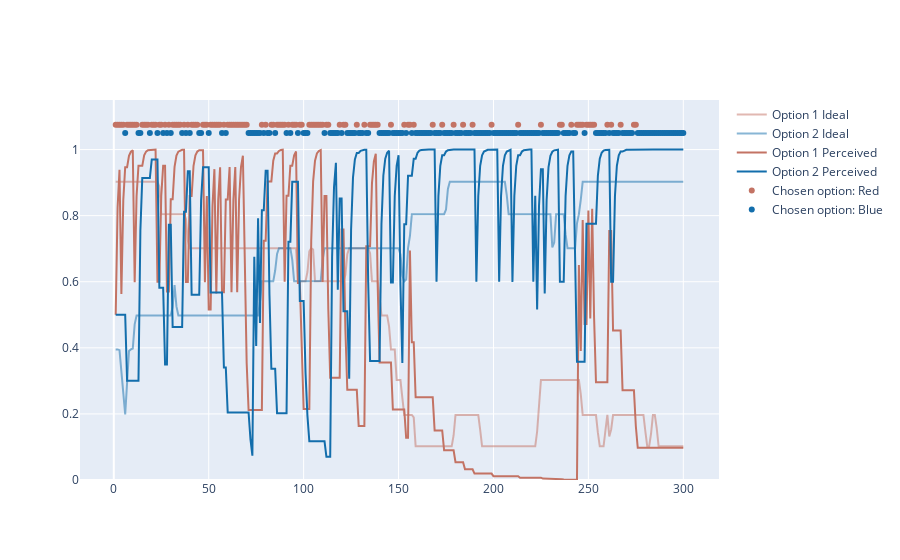
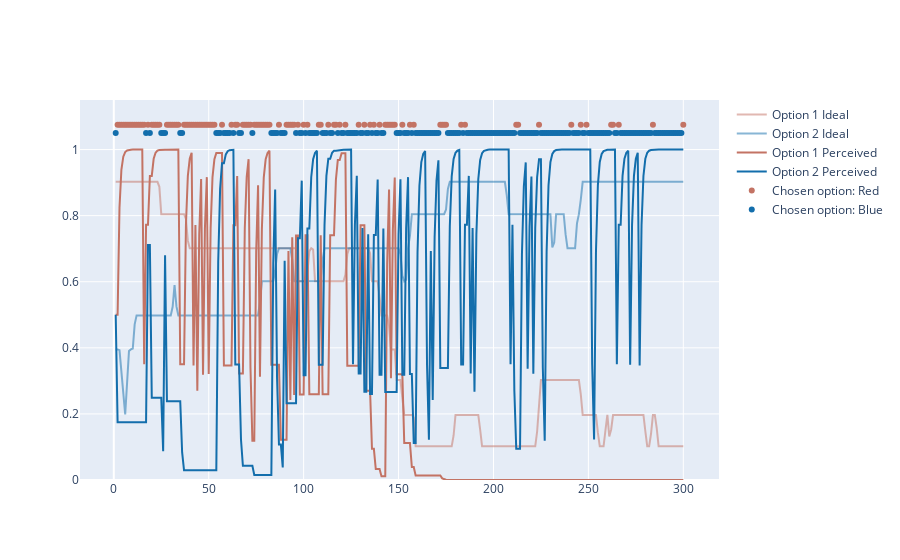

Write notebook code for charts like these, in order.
### Code cell
fig_before_wl = create_fig_of_RL_experiment(chosen_options_wl, q_table_wl, p_red, p_blue)
alpha_win = 0.65
alpha_lose = 0.4
beta_wl = 3
rng_wl = np.random.default_rng()
for step in range(max_steps):
    chosen_option, option_prob_value, unchosen_option = choose_option(step, beta_wl, rng_wl)
    reward = get_reward(option_prob_value, rng_wl)
    rewards_wl[step] = reward
    chosen_options_wl[step] = chosen_option
    if step+1 == max_steps:
        break
    if reward == 1:
        q_table_wl[chosen_option,step+1] = q_table_wl[chosen_option,step]+alpha_win*(reward - q_table_wl[chosen_option,step])
    else:
        q_table_wl[chosen_option,step+1] = q_table_wl[chosen_option,step]+alpha_lose*(reward - q_table_wl[chosen_option,step])
    q_table_wl[unchosen_option,step+1] = q_table_wl[unchosen_option,step]
fig_after_wl = create_fig_of_RL_experiment(chosen_options_wl, q_table_wl, p_red, p_blue)
fig_after_wl.show()
fig_before_wl.show()

### Figure 1 — Plotly figure (JSON) as saved in the notebook; plotly's stock layout.template omitted (floating-point values rounded to 4 significant figures; data arrays with more than 128 entries replaced by an {"elided": "..."} marker saying what was removed)
{"data": [{"line": {"color": "#C37364"}, "mode": "lines", "name": "Option 1 Ideal", "opacity": 0.5, "type": "scatter", "x": {"elided": "300 float values"}, "y": {"elided": "300 float values"}}, {"line": {"color": "#136EAC"}, "mode": "lines", "name": "Option 2 Ideal", "opacity": 0.5, "type": "scatter", "x": {"elided": "300 float values"}, "y": {"elided": "300 float values"}}, {"line": {"color": "#C37364"}, "mode": "lines", "name": "Option 1 Perceived", "opacity": 1, "type": "scatter", "x": {"elided": "300 float values"}, "y": {"elided": "300 float values"}}, {"line": {"color": "#136EAC"}, "mode": "lines", "name": "Option 2 Perceived", "opacity": 1, "type": "scatter", "x": {"elided": "300 float values"}, "y": {"elided": "300 float values"}}, {"marker": {"color": "#C37364", "size": 6}, "mode": "markers", "name": "Chosen option: Red", "type": "scatter", "x": [1, 2, 3, 4, 5, 7, 8, 9, 10, 11, 12, 15, 16, 17, 18, 20, 21, 22, 24, 25, 27, 29, 31, 32, 33, 34, 35, 37, 39, 41, 42, 43, 44, 47, 48, 49, 51, 52, 53, 54, 55, 56, 58, 60, 61, 62, 63, 64, 65, 66, 67, 68, 69, 70, 78, 80, 83, 84, 86, 87, 88, 89, 90, 92, 94, 95, 96, 98, 99, 103, 104, 105, 106, 107, 108, 109, 110, 112, 113, 119, 121, 122, 128, 132, 135, 136, 137, 138, 139, 146, 153, 155, 156, 158, 168, 173, 179, 184, 189, 199, 213, 225, 235, 236, 241, 244, 245, 246, 247, 249, 250, 251, 252, 253, 260, 262, 267, 274, 275], "y": [1.075, 1.075, 1.075, 1.075, 1.075, 1.075, 1.075, 1.075, 1.075, 1.075, 1.075, 1.075, 1.075, 1.075, 1.075, 1.075, 1.075, 1.075, 1.075, 1.075, 1.075, 1.075, 1.075, 1.075, 1.075, 1.075, 1.075, 1.075, 1.075, 1.075, 1.075, 1.075, 1.075, 1.075, 1.075, 1.075, 1.075, 1.075, 1.075, 1.075, 1.075, 1.075, 1.075, 1.075, 1.075, 1.075, 1.075, 1.075, 1.075, 1.075, 1.075, 1.075, 1.075, 1.075, 1.075, 1.075, 1.075, 1.075, 1.075, 1.075, 1.075, 1.075, 1.075, 1.075, 1.075, 1.075, 1.075, 1.075, 1.075, 1.075, 1.075, 1.075, 1.075, 1.075, 1.075, 1.075, 1.075, 1.075, 1.075, 1.075, 1.075, 1.075, 1.075, 1.075, 1.075, 1.075, 1.075, 1.075, 1.075, 1.075, 1.075, 1.075, 1.075, 1.075, 1.075, 1.075, 1.075, 1.075, 1.075, 1.075, 1.075, 1.075, 1.075, 1.075, 1.075, 1.075, 1.075, 1.075, 1.075, 1.075, 1.075, 1.075, 1.075, 1.075, 1.075, 1.075, 1.075, 1.075, 1.075]}, {"marker": {"color": "#136EAC", "size": 6}, "mode": "markers", "name": "Chosen option: Blue", "type": "scatter", "x": {"elided": "181 int values"}, "y": {"elided": "181 float values"}}], "layout": {"yaxis": {"range": [0, 1.15]}}}

### Figure 2 — Plotly figure (JSON) as saved in the notebook; plotly's stock layout.template omitted (floating-point values rounded to 4 significant figures; data arrays with more than 128 entries replaced by an {"elided": "..."} marker saying what was removed)
{"data": [{"line": {"color": "#C37364"}, "mode": "lines", "name": "Option 1 Ideal", "opacity": 0.5, "type": "scatter", "x": {"elided": "300 float values"}, "y": {"elided": "300 float values"}}, {"line": {"color": "#136EAC"}, "mode": "lines", "name": "Option 2 Ideal", "opacity": 0.5, "type": "scatter", "x": {"elided": "300 float values"}, "y": {"elided": "300 float values"}}, {"line": {"color": "#C37364"}, "mode": "lines", "name": "Option 1 Perceived", "opacity": 1, "type": "scatter", "x": {"elided": "300 float values"}, "y": {"elided": "300 float values"}}, {"line": {"color": "#136EAC"}, "mode": "lines", "name": "Option 2 Perceived", "opacity": 1, "type": "scatter", "x": {"elided": "300 float values"}, "y": {"elided": "300 float values"}}, {"marker": {"color": "#C37364", "size": 6}, "mode": "markers", "name": "Chosen option: Red", "type": "scatter", "x": [2, 3, 4, 5, 6, 7, 8, 9, 10, 11, 12, 13, 14, 15, 16, 18, 20, 21, 22, 23, 24, 28, 29, 30, 31, 32, 33, 34, 37, 38, 39, 40, 41, 42, 43, 44, 45, 46, 47, 48, 49, 50, 51, 52, 53, 57, 62, 64, 65, 68, 69, 70, 71, 72, 74, 75, 76, 77, 78, 79, 80, 81, 82, 87, 91, 92, 93, 94, 95, 97, 100, 102, 108, 109, 113, 116, 117, 119, 122, 129, 132, 135, 137, 140, 143, 144, 145, 146, 147, 148, 152, 156, 158, 172, 173, 174, 175, 183, 185, 212, 213, 224, 241, 246, 249, 262, 263, 266, 284, 300], "y": [1.075, 1.075, 1.075, 1.075, 1.075, 1.075, 1.075, 1.075, 1.075, 1.075, 1.075, 1.075, 1.075, 1.075, 1.075, 1.075, 1.075, 1.075, 1.075, 1.075, 1.075, 1.075, 1.075, 1.075, 1.075, 1.075, 1.075, 1.075, 1.075, 1.075, 1.075, 1.075, 1.075, 1.075, 1.075, 1.075, 1.075, 1.075, 1.075, 1.075, 1.075, 1.075, 1.075, 1.075, 1.075, 1.075, 1.075, 1.075, 1.075, 1.075, 1.075, 1.075, 1.075, 1.075, 1.075, 1.075, 1.075, 1.075, 1.075, 1.075, 1.075, 1.075, 1.075, 1.075, 1.075, 1.075, 1.075, 1.075, 1.075, 1.075, 1.075, 1.075, 1.075, 1.075, 1.075, 1.075, 1.075, 1.075, 1.075, 1.075, 1.075, 1.075, 1.075, 1.075, 1.075, 1.075, 1.075, 1.075, 1.075, 1.075, 1.075, 1.075, 1.075, 1.075, 1.075, 1.075, 1.075, 1.075, 1.075, 1.075, 1.075, 1.075, 1.075, 1.075, 1.075, 1.075, 1.075, 1.075, 1.075, 1.075]}, {"marker": {"color": "#136EAC", "size": 6}, "mode": "markers", "name": "Chosen option: Blue", "type": "scatter", "x": {"elided": "190 int values"}, "y": {"elided": "190 float values"}}], "layout": {"yaxis": {"range": [0, 1.15]}}}
